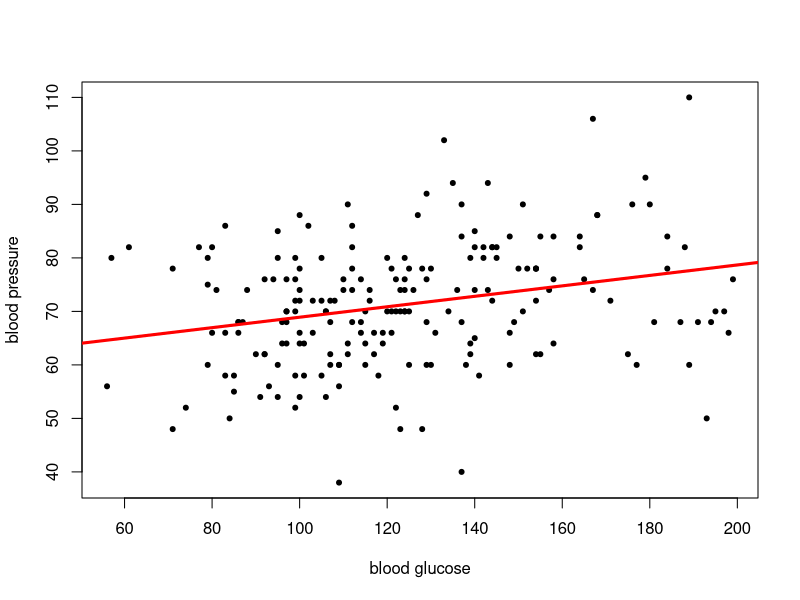
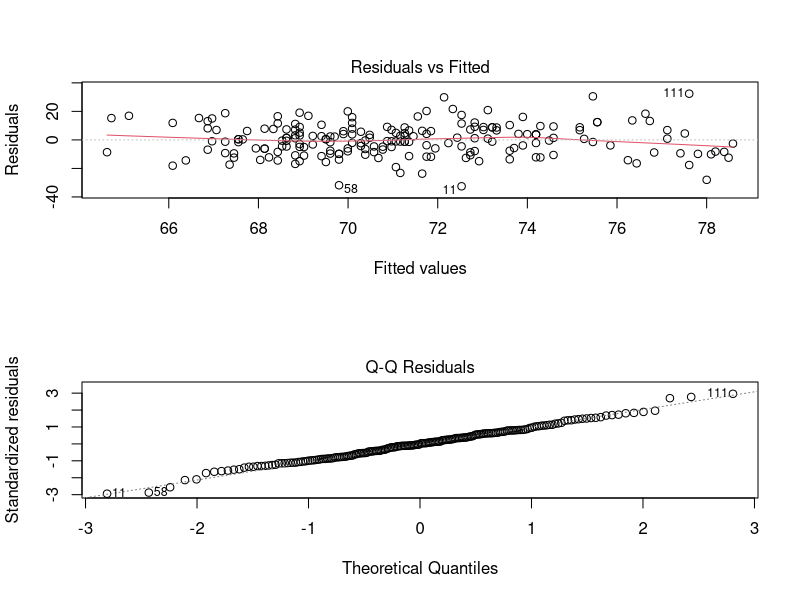

Write the R code that produced these figures, in order.

# First Steps in R, Practice 11

# 1) Load the package MASS using library(). (You may need to install it first).
# Load the dataset Pima.tr using data(). Use ? to get an idea which variables it contains.

library(MASS)
data(Pima.tr)
?Pima.tr


#2) Hypothesis: Blood glucose level (glu) is associated with diastolic blood pressure (bp).
#   Run a linear model to test the hypothesis.

model_fit <- lm(bp~glu, data=Pima.tr)
summary(model_fit)


# the linear association between glucose and blood pressure is significant at the 0.05 alpha level
# (p = 0.000115)

# 3) Visualize the fit with a scatter plot and a trend line.
par(mfrow=c(1,1))
plot(Pima.tr$glu, Pima.tr$bp,  pch=20, xlab="blood glucose", ylab="blood pressure")
abline(model_fit, col='red' , lwd=3)

# 4) Check the assumption of normality of the residuals graphically.
par(mfrow=c(2,1))
plot(model_fit, which=1)
plot(model_fit, which=2)
# Looks quite ok
